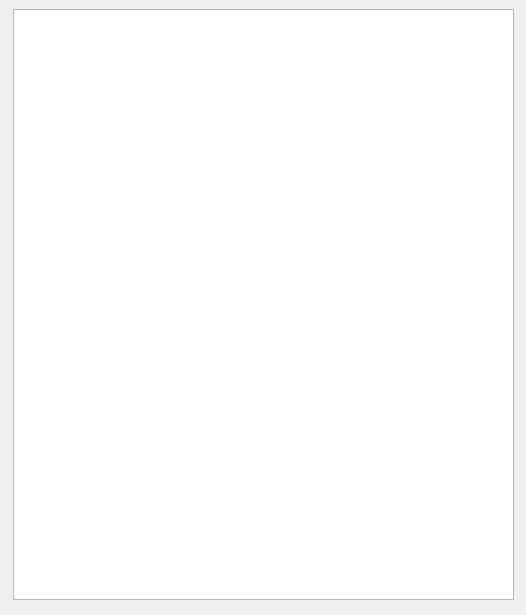
<?xml version="1.0" encoding="UTF-8"?>
<ui version="4.0">
 <class>Reference</class>
 <widget class="QWidget" name="Reference">
  <property name="geometry">
   <rect>
    <x>0</x>
    <y>0</y>
    <width>526</width>
    <height>615</height>
   </rect>
  </property>
  <property name="windowTitle">
   <string>Form</string>
  </property>
  <widget class="QPlainTextEdit" name="plainTextEdit">
   <property name="geometry">
    <rect>
     <x>13</x>
     <y>9</y>
     <width>501</width>
     <height>591</height>
    </rect>
   </property>
  </widget>
 </widget>
 <resources/>
 <connections/>
</ui>
